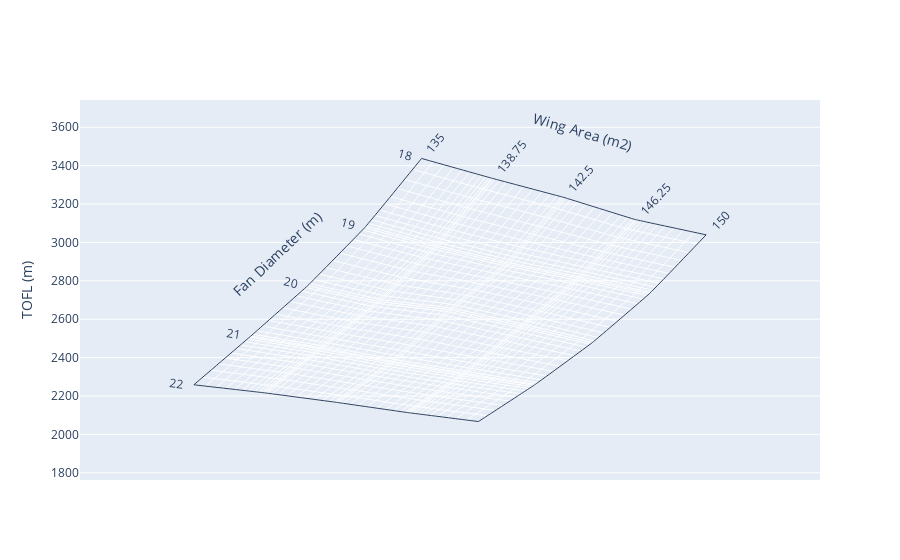

Here is the notebook cell this chart was saved with:
### Code cell
draw_carpet(input["WingArea"],input["FanDiameter"],output["takeoff_field_length_computed"],'Wing Area (m2)',"Fan Diameter (m)","TOFL (m)")

### Figure 1 — Plotly figure (JSON) as saved in the notebook; plotly's stock layout.template omitted (floating-point values rounded to 4 significant figures)
{"data": [{"a": [135, 135, 135, 135, 135, 138.8, 138.8, 138.8, 138.8, 138.8, 142.5, 142.5, 142.5, 142.5, 142.5, 146.2, 146.2, 146.2, 146.2, 146.2, 150, 150, 150, 150, 150], "aaxis": {"minorgridcount": 10, "smoothing": 0.1, "title": {"text": "Wing Area (m2)"}}, "b": [18, 19, 20, 21, 22, 18, 19, 20, 21, 22, 18, 19, 20, 21, 22, 18, 19, 20, 21, 22, 18, 19, 20, 21, 22], "baxis": {"minorgridcount": 10, "smoothing": 0.2, "title": {"text": "Fan Diameter (m)"}}, "cheaterslope": 0.8, "type": "carpet", "y": [3438.0, 3077.0, 2775.0, 2512.0, 2258.0, 3333.0, 2977.0, 2693.0, 2451.0, 2216.0, 3235.0, 2887.0, 2649.0, 2380.0, 2167.0, 3120.0, 2813.0, 2565.0, 2319.0, 2114.0, 3040.0, 2732.0, 2478.0, 2261.0, 2067.0], "yaxis": "y"}], "layout": {"yaxis": {"title": {"text": "TOFL (m)"}}}}
